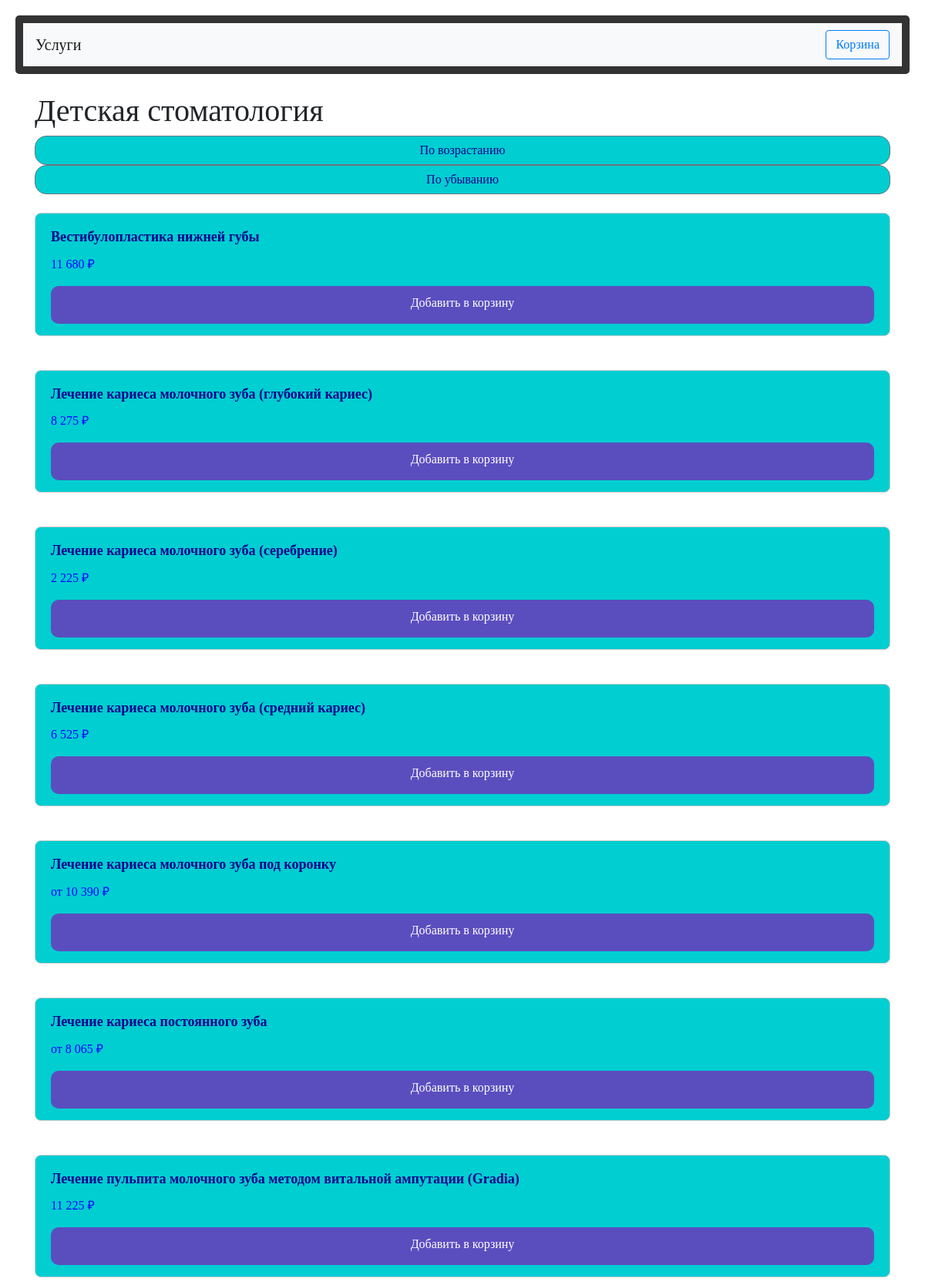
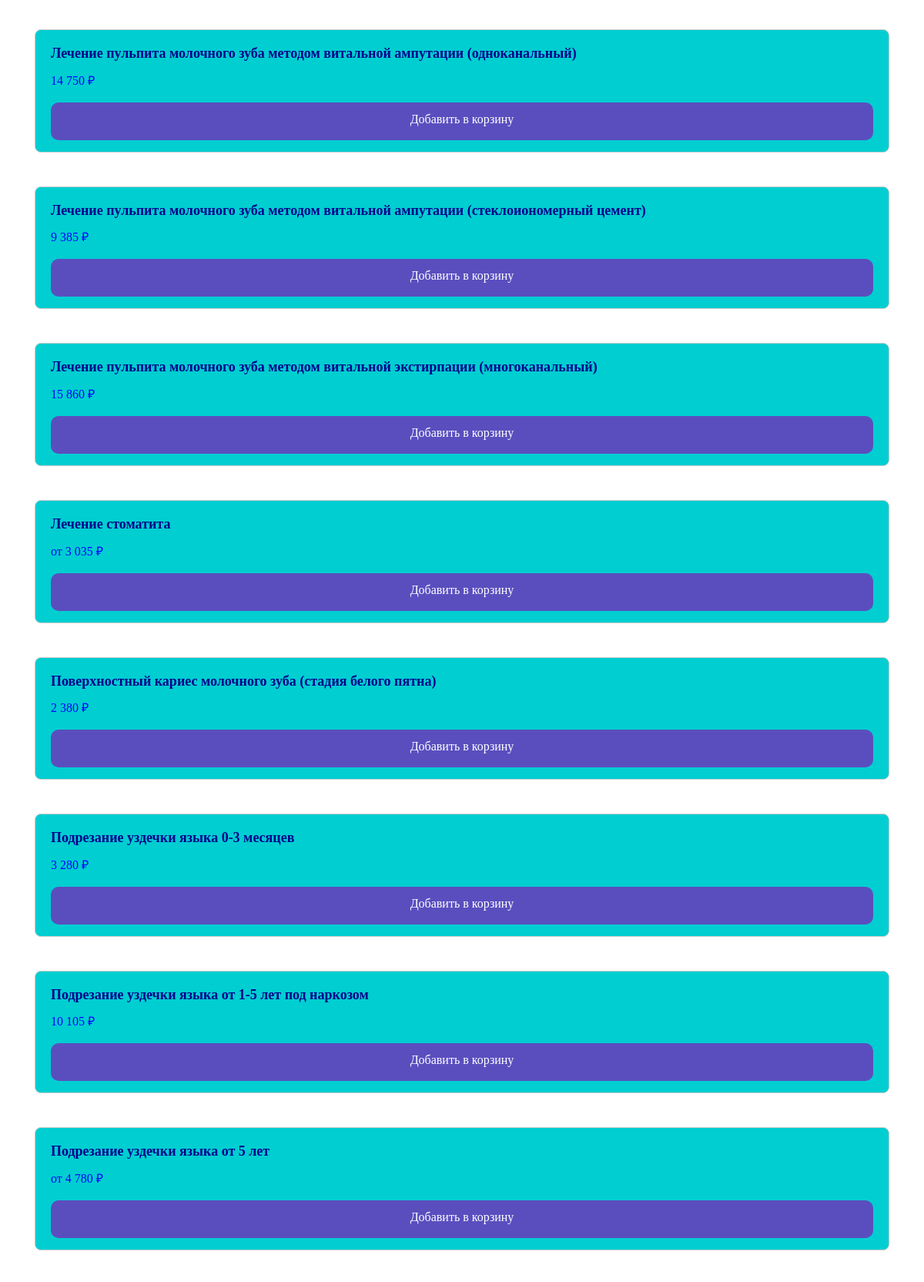
The app's page /category/Детская стоматология (upper part) with its own data (2 pictures, top to bottom).
### tables this page shows
CREATE TABLE services (
                id INTEGER PRIMARY KEY AUTOINCREMENT,
                category TEXT,
                service_name TEXT,
                price TEXT,
                UNIQUE(category, service_name)
            );

### apps/routes.py (the view)
@app.route('/category/<category_name>')
def category(category_name):
    services = get_services_by_category(category_name)
    return render_template('category.html', services=services, category_name=category_name)

### apps/models.py (called while the page is built)
def get_services_by_category(category):
    with sqlite3.connect(DATABASE) as conn:
        cursor = conn.cursor()
        cursor.execute("SELECT * FROM services WHERE category = ?", (category,))
        services = cursor.fetchall()
    return services

### apps/templates/category.html (shortened to what this page needs)
<!DOCTYPE html>
<html lang="ru">
<head>
    <link rel="stylesheet" href="https://stackpath.bootstrapcdn.com/bootstrap/4.5.2/css/bootstrap.min.css">
    <link rel="stylesheet" href="{{ url_for('static', filename='style.css') }}">
</head>
<body>
    <header>
        <nav class="navbar navbar-expand-lg navbar-light bg-light">
            <a class="navbar-brand" href="/">Услуги</a>
            <a class="btn btn-outline-primary ml-auto" href="{{ url_for('cart') }}">Корзина</a>
        </nav>
    </header>
    <main class="container mt-4">
        <h1>{{ category_name }}</h1>
        <div class="row mb-4">
            <div class="col-md-12">
                <button class="btn btn-outline-secondary" id="sortAsc">По возрастанию</button>
                <button class="btn btn-outline-secondary" id="sortDesc">По убыванию</button>
            </div>
        </div>
        <div class="row">
            {% for service in services %}
            <div class="col-md-12 mb-4">
                <div class="card">
                    <div class="card-body">
                        <h5 class="card-title">{{ service[2] }}</h5>
                        <p class="card-text">{{ service[3] }} ₽</p>
                        <button class="btn btn-success add-to-cart" data-id="{{ service[0] }}">Добавить в корзину</button>
                    </div>
                </div>
            </div>
            {% endfor %}
        </div>
    </main>
</body>
</html>

### apps/static/style.css (style rules this page uses)
body { font-family: 'BioRhyme', serif; padding: 20px; background-color: white; }
h1, h2, h3 { font-family: 'BioRhyme', serif; }
header { margin-bottom: 20px; background-color: #333; color: white; padding: 10px; border-radius: 5px; }
button, .add-to-cart { border: none; border-radius: 5px; padding: 10px 20px; font-size: 16px; transition: background-color 0.3s ease, box-shadow 0.2s ease; }
button { width: 100%; }
.card { background-color: #00CED1; border: 1px solid #ccc; border-radius: 8px; }
.card-body { display: flex; flex-direction: column; justify-content: space-between; }
.card-title { color: darkblue; font-family: 'BioRhyme', serif; font-size: 18px; font-weight: bold; }
.card-text { font-family: 'BioRhyme', serif; font-size: 16px; color: blue; }
.add-to-cart { border-radius: 10px; color: white; background: #5A4EBF; box-shadow: 0 5px 0 #5A4EBF; }
button#sortAsc, button#sortDesc { background-color: #00CED1; color: darkblue; border-radius: 15px; }
.row { display: flex; flex-direction: column; gap: 20px; }

### records on screen
services: service_name "Вестибулопластика нижней губы", price "11 680"
services: service_name "Лечение кариеса молочного зуба (глубокий кариес)", price "8 275"
services: service_name "Лечение кариеса молочного зуба (серебрение)", price "2 225"
services: service_name "Лечение кариеса молочного зуба (средний кариес)", price "6 525"
services: service_name "Лечение кариеса молочного зуба под коронку", price "от 10 390"
services: service_name "Лечение кариеса постоянного зуба", price "от 8 065"
services: service_name "Лечение пульпита молочного зуба методом витальной ампутации (Gradia)", price "11 225"
services: service_name "Лечение пульпита молочного зуба методом витальной ампутации (одноканальный)", price "14 750"
services: service_name "Лечение пульпита молочного зуба методом витальной ампутации (стеклоиономерный цемент)", price "9 385"
services: service_name "Лечение пульпита молочного зуба методом витальной экстирпации (многоканальный)", price "15 860"
services: service_name "Лечение стоматита", price "от 3 035"
services: service_name "Поверхностный кариес молочного зуба (стадия белого пятна)", price "2 380"
services: service_name "Подрезание уздечки языка 0-3 месяцев", price "3 280"
services: service_name "Подрезание уздечки языка от 1-5 лет под наркозом", price "10 105"
services: service_name "Подрезание уздечки языка от 5 лет", price "от 4 780"

### other values on screen
{{ category_name }} "Детская стоматология"
